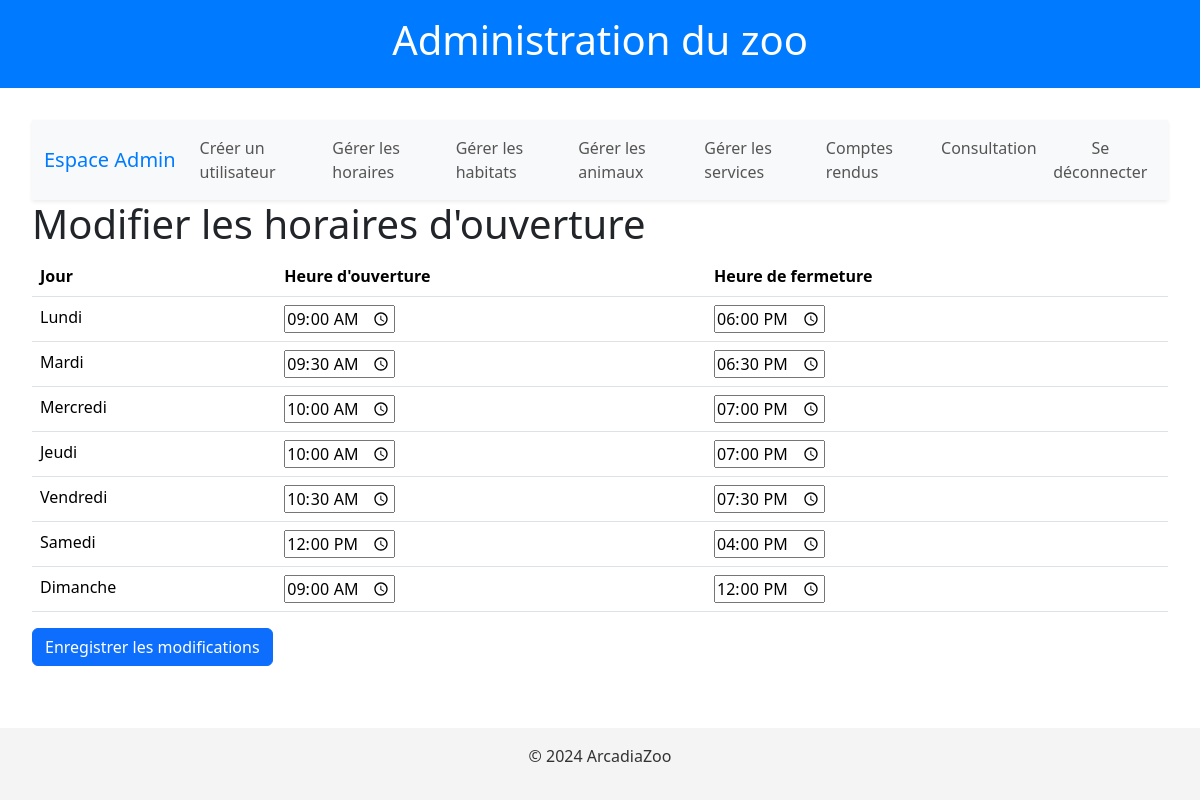
The page /showHours (signed in) on the database its author committed.
### tables this page shows
CREATE TABLE `opening_hours` (
  `id` int NOT NULL,
  `day_of_week` varchar(20) NOT NULL,
  `opening_time` time NOT NULL,
  `closing_time` time NOT NULL
);

### public/index.php (called while the page is built, shortened)
<?php
require_once __DIR__ . '/../config/Database.php';
require_once __DIR__ . '/../controllers/OpeningHoursController.php';
require_once __DIR__ . '/../models/OpeningHours.php';
$router = new Router();
$router->add('/', function() {
    $publicController = new PublicController();
    $publicController->home();
});
$router->add('/login', function() {
    require_once __DIR__ . '/../views/login.php';
});
$router->add('/login-submit', function() {
    $loginController = new LoginController();
    $loginController->login();
});
$router->add('/logout', function() {
    session_start();
    session_destroy();
    header('Location: /login');
    exit;
});
$router->add('/admin-dashboard', function() {
    require_once __DIR__ . '/../views/admin/admin-dashboard.php';
});
$router->add('/employee-dashboard', function() {
    require_once __DIR__ . '/../views/employe/employee-dashboard.php';
});
$router->add('/veto-dashboard', function() {
    require_once __DIR__ . '/../views/veto/veto-dashboard.php';
});
$router->add('/create-user', function() {
    $userController = new UserController();
    $userController->createUser();
});
$router->add('/create-user-submit', function() {
    $userController = new UserController();
    $userController->createUser();
});
$router->add('/showHours', function() {
    $openingHoursController = new OpeningHoursController();
    $openingHoursController->showHours();
});
$router->add('/updateHours', function() {
    $openingHoursController = new OpeningHoursController();
    $openingHoursController->updateHours();
});
$router->add('/list-habitats', function() {
    $habitatController = new HabitatController();
    $habitatController->listHabitats();
});
$router->add('/create-habitat', function() {
    $habitatController = new HabitatController();
    $habitatController->createHabitat();
});
$router->add('/create-habitat-submit', function() {
    $habitatController = new HabitatController();
    $habitatController->createHabitat();
});
$router->add('/edit-habitat', function() {
    $habitatController = new HabitatController();
    $habitatController->editHabitat();
});
$router->add('/delete-habitat', function() {
    $habitatController = new HabitatController();
    $habitatController->deleteHabitat();
});
$router->add('/list-animals', function() {
    $animalController = new AnimalController();
    $animalController->listAnimals();
});
$router->add('/create-animal', function() {
    $animalController = new AnimalController();
    $animalController->createAnimal();
});
$router->add('/create-animal-submit', function() {
    $animalController = new AnimalController();
    $animalController->createAnimal();
});
$router->add('/edit-animal', function() {
    $animalController = new AnimalController();
    $animalController->editAnimal();
});
$router->add('/delete-animal', function() {
    $animalController = new AnimalController();
    $animalController->deleteAnimal();
});
$router->add('/admin-animal-count', function() {
    $animalController = new AnimalController();
    $animalController->showAnimalCount();
});
$router->add('/list-services', function() {
    $serviceController = new ServiceController();
    $serviceController->listServices();
});
$router->add('/create-service', function() {
    $serviceController = new ServiceController();
    $serviceController->createService();
});
$router->add('/create-service-submit', function() {
    $serviceController = new ServiceController();
    $serviceController->createService();
});
$router->add('/edit-services', function() {
    $serviceController = new ServiceController();
    $serviceController->editService();
});
$router->add('/edit-service-submit', function() {
    $serviceController = new ServiceController();
    $serviceController->updateService();
});
$router->add('/edit-services', function() {
    $serviceController = new ServiceController();
    $serviceController->listService();
});
$router->add('/delete-service', function() {
    $serviceController = new ServiceController();
    $serviceController->deleteService();
});
$router->add('/add-feeding', function() {
    $feedingController = new FeedingController(new FeedingModel(), new Animal());
    $feedingController->addFeeding();
});
$router->add('/animal-consumptions', function() {
    $feedingModel = new FeedingModel();
    $feedingController = new FeedingController(new FeedingModel(), new Animal());
    $feedingController->listConsumptions();
});
$router->add('/manage-mails', function() {
    $contactController = new ContactController();
    $contactController->manageMails();
});
$router->add('/reply', function() {
    $id = $_GET['id'] ?? null;
    $contactController = new ContactController();
    $contactController->reply($id);
});
$router->add('/send-reply', function() {
    $contactController = new ContactController();
    $contactController->sendReply();
});
$router->add('/animal-reports', function() {
    $reportController = new ReportController();
    $reportController->listReports();
});
$router->add('/add-animal-report', function() {
    $reportController = new ReportController();
    $reportController->addReport();
});
$router->add('/add-habitat-review', function() {
    $habitatController = new HabitatController();
    $habitatController->addReview();
});
$router->add('/dashboard', function() {
    $adminController = new AdminController();
    $adminController->dashboard();
});
$router->add('/manage-reviews', function() {
    $reviewController = new ReviewController();
    $reviewController->manageReviews();
});
$router->add('/update-review', function() {
    $reviewController = new ReviewController();
    $reviewController->updateReview();
});
$router->add('/home', function() {
    $publicController = new PublicController();
    $publicController->home();
});
$router->add('/services', function() {
    $publicController = new PublicController();
    $publicController->services();
});
$router->add('/habitats', function() {
    $publicController = new PublicController();
    $publicController->showHabitats();
});
$router->add('/animal', function() {
    $animalController = new AnimalController();
    $animalController->showAnimalDetails();
});
$router->add('/notice', function() {
    $publicController = new PublicController();
    $publicController->notice();
});
$router->add('/submit-review', function() {
    $reviewController = new ReviewController();
    $reviewController->submitReview();
});
$router->add('/manage-reviews', function() {
    $reviewController = new ReviewController();
    $reviewController->manageReviews();
});
$router->add('/update-review', function() {
    $reviewController = new ReviewController();
    $reviewController->updateReview();
});
$router->add('/contact', function() {
    $contactController = new ContactController();
    $contactController->submitContact();
});
$router->add('/legacy', function() {
    $publicController = new PublicController();
    $publicController->legalNotice();
});
$requestPath = parse_url($_SERVER['REQUEST_URI'], PHP_URL_PATH);
$router->dispatch($requestPath);

### config/Database.php (called while the page is built, shortened)
<?php
class Database {
    private $host = 'localhost';
    private $dName = 'arcadia';
    private $username = 'eliess';
    private $password = 'Eliess2001#@!';
    public function getConnection() {
        $this->conn = null;
        try {
            $this->conn = new PDO("mysql:host={$this->host};dbname={$this->dName}", $this->username, $this->password);
            $this->conn->setAttribute(PDO::ATTR_ERRMODE, PDO::ERRMODE_EXCEPTION);
        } catch (PDOException $exception) {
            echo "Erreur de connexion : " . $exception->getMessage();
        }
        return $this->conn;
    }
}

### models/OpeningHours.php (called while the page is built, shortened)
<?php
class OpeningHours {
    private $db;
    public function __construct() {
        $this->db = (new Database())->getConnection();
    }
    public function getAll() {
        $query = "SELECT * FROM opening_hours";
        $stmt = $this->db->query($query);
        return $stmt->fetchAll(PDO::FETCH_ASSOC);
    }
}

### views/admin/opening_hours.php (the view, shortened to what this page needs)
<?php include __DIR__ . '/../template/header.php'; ?>
<?php include __DIR__ . '/../template/navbar.php'; ?>
<h1>Modifier les horaires d'ouverture</h1>
<form action="/showHours" method="POST">
    <table class="table">
        <thead>
            <tr>
                <th>Jour</th>
                <th>Heure d'ouverture</th>
                <th>Heure de fermeture</th>
            </tr>
        </thead>
        <tbody>
            <?php foreach ($hours as $hour): ?>
                <tr>
                    <td><?= htmlspecialchars($hour['day_of_week']) ?></td>
                    <td>
                        <input type="time" name="hours[<?= $hour['id'] ?>][opening]" value="<?= $hour['opening_time'] ?>" required>
                    </td>
                    <td>
                        <input type="time" name="hours[<?= $hour['id'] ?>][closing]" value="<?= $hour['closing_time'] ?>" required>
                    </td>
                </tr>
            <?php endforeach; ?>
        </tbody>
    </table>
    <button type="submit" class="btn btn-primary">Enregistrer les modifications</button>
</form>
<?php include __DIR__ . '/../template/footer.php'; ?>

### public/css/styles.css (style rules this page uses)
body { font-family: 'Roboto', sans-serif; line-height: 1.6; margin: 0; padding: 0; }

### rows shown on the page
opening_hours: day_of_week "Lundi", opening_time "09:00:00", closing_time "18:00:00"
opening_hours: day_of_week "Mardi", opening_time "09:30:00", closing_time "18:30:00"
opening_hours: day_of_week "Mercredi", opening_time "10:00:00", closing_time "19:00:00"
opening_hours: day_of_week "Jeudi", opening_time "10:00:00", closing_time "19:00:00"
opening_hours: day_of_week "Vendredi", opening_time "10:30:00", closing_time "19:30:00"
opening_hours: day_of_week "Samedi", opening_time "12:00:00", closing_time "16:00:00"
opening_hours: day_of_week "Dimanche", opening_time "09:00:00", closing_time "12:00:00"
